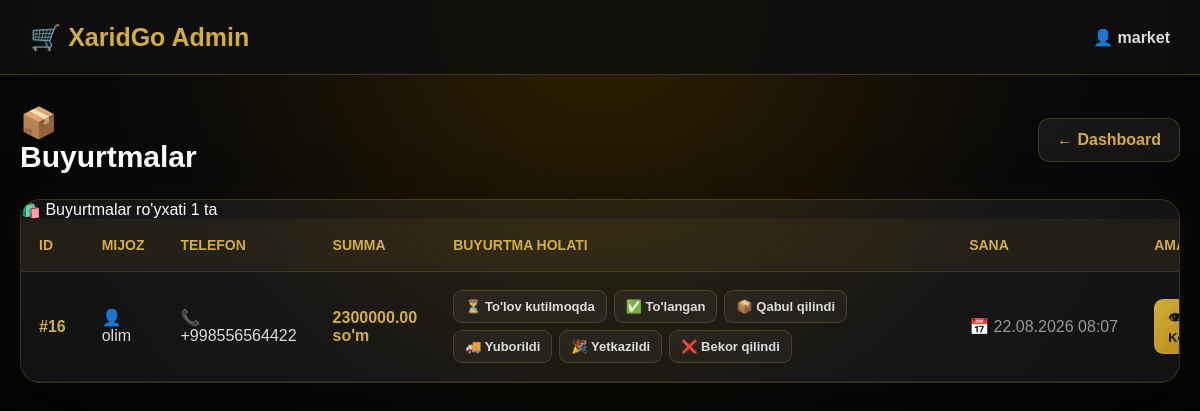
Page /admin-panel/orders/ (signed in) on the committed database.
### Xaridapp/models.py (models this page shows, shortened)
class Order(models.Model):
    STATUS_CHOICES = [
        ("Kutilmoqda", "⏳ To'lov kutilmoqda"),
        ("To'langan", "✅ To'langan"),
        ("Qabul qilindi", "📦 Qabul qilindi"),
        ("Yuborildi", "🚚 Yuborildi"),
        ("Yetkazildi", "🎉 Yetkazildi"),
        ("Bekor qilindi", "❌ Bekor qilindi"),
    ]
    user = models.ForeignKey(
        settings.AUTH_USER_MODEL,
        on_delete=models.CASCADE,
        related_name="orders",
        null=True,
        blank=True
    )
    mijoz_nomi = models.CharField(
        max_length=100,
        verbose_name="Mijoz nomi"
    )
    telefon_raqami = models.CharField(
        max_length=20,
        verbose_name="Telefon raqami"
    )
    manzil = models.TextField(
        verbose_name="Manzil"
    )
    umumiy_narx = models.DecimalField(
        max_digits=12,
        decimal_places=2,
        verbose_name="Umumiy narx"
    )
    maqom = models.CharField(
        max_length=50,
        choices=STATUS_CHOICES,
        default="Kutilmoqda",
        verbose_name="Buyurtma holati"
    )
    yaratilgan_at = models.DateTimeField(
        auto_now_add=True,
        verbose_name="Yaratilgan vaqt"
    )
    inventory_restored = models.BooleanField(default=False)
    class Meta:
        verbose_name = "Buyurtma"
        verbose_name_plural = "Buyurtmalar"
        ordering = ["-yaratilgan_at"]

### Xaridapp/views.py (the view)
# urls.py: path("admin-panel/orders/", views.admin_orders, name="admin_orders"),
@staff_member_required(login_url="admin_login")
def admin_orders(request):
    orders = Order.objects.all().order_by(
        "-yaratilgan_at"
    )
    return render(
        request,
        "Xaridapp/admin_orders.html",
        {
            "orders": orders
        }
    )

### Xaridapp/templates/Xaridapp/admin_orders.html (shortened to what this page needs)
{% load static %}
<!DOCTYPE html>
<html lang="uz">
<head>
</head>
<body>
<header class="header">
    <div class="logo">
        🛒 XaridGo Admin
    </div>
    <div class="user">
        👤 {{ request.user.username }}
    </div>
</header>
<div class="container">
    <div class="top">
        <div class="title">
            <div class="title-icon">
                📦
            </div>
            <span>
                Buyurtmalar
            </span>
        </div>
        <a
            href="{% url 'admin_dashboard' %}"
            class="back"
        >
            ← Dashboard
        </a>
    </div>
    <div class="card">
        {% if orders %}
        <div class="table-header">
            <div class="table-title">
                🛍️ Buyurtmalar ro'yxati
                <span class="count">
                    {{ orders|length }} ta
                </span>
            </div>
        </div>
        <div class="table-wrap">
            <table>
                <thead>
                    <tr>
                        <th>
                            ID
                        </th>
                        <th>
                            MIJOZ
                        </th>
                        <th>
                            TELEFON
                        </th>
                        <th>
                            SUMMA
                        </th>
                        <th>
                            BUYURTMA HOLATI
                        </th>
                        <th>
                            SANA
                        </th>
                        <th>
                            AMAL
                        </th>
                    </tr>
                </thead>
                <tbody>
                {% for order in orders %}
                    <tr>
                        <td>
                            <span class="order-id">
                                #{{ order.id }}
                            </span>
                        </td>
                        <td>
                            <div class="customer">
                                <div class="customer-icon">
                                    👤
                                </div>
                                <div class="customer-name">
                                    {{ order.mijoz_nomi|default:"-" }}
                                </div>
                            </div>
                        </td>
                        <td>
                            <span class="phone">
                                📞
                                {{ order.telefon_raqami|default:"-" }}
                            </span>
                        </td>
                        <td>
                            <span class="price">
                                {{ order.umumiy_narx }} so'm
                            </span>
                        </td>
                        <td>
                            <div class="status-box">
                                <form
                                    method="POST"
                                    action="{% url 'admin_order_detail' order.id %}"
                                >
                                    <button
                                        type="submit"
                                        name="maqom"
                                        value="Kutilmoqda"
                                        class="status-btn
                                        "
                                    >
                                        ⏳ To'lov kutilmoqda
                                    </button>
                                    <button
                                        type="submit"
                                        name="maqom"
                                        value="To'langan"
                                        class="status-btn
                                        "
                                    >
                                        ✅ To'langan
                                    </button>
                                    <button
                                        type="submit"
                                        name="maqom"
                                        value="Qabul qilindi"
                                        class="status-btn
                                        "
                                    >
                                        📦 Qabul qilindi
                                    </button>
                                    <button
                                        type="submit"
                                        name="maqom"
                                        value="Yuborildi"
                                        class="status-btn
                                        "
                                    >
                                        🚚 Yuborildi
                                    </button>
                                    <button
                                        type="submit"
                                        name="maqom"
                                        value="Yetkazildi"
                                        class="status-btn
                                        "
                                    >
                                        🎉 Yetkazildi
                                    </button>
                                    <button
                                        type="submit"
                                        name="maqom"
                                        value="Bekor qilindi"
                                        class="status-btn
                                        "
                                    >
                                        ❌ Bekor qilindi
                                    </button>
                                </form>
                            </div>
                        </td>
                        <td class="date">
                            📅
                            {{ order.yaratilgan_at|date:"d.m.Y H:i" }}
                        </td>
                        <td>
                            <a
                                href="{% url 'admin_order_detail' order.id %}"
                                class="detail-btn"
                            >
                                👁 Ko'rish
                            </a>
                        </td>
                    </tr>
                {% endfor %}
                </tbody>
            </table>
        </div>
        {% endif %}
    </div>
</div>
</body>
</html>

### Xaridapp/templates/Xaridapp/admin_orders.html (style rules this page uses)
* { box-sizing: border-box; }
body { margin: 0; font-family: Arial, sans-serif; background: radial-gradient(circle at top, #302000, #090909 45%, #000000); color: #fff; min-height: 100vh; }
.header { height: 75px; background: rgba(15, 15, 15, 0.88); border-bottom: 1px solid rgba(212, 175, 55, 0.25); display: flex; align-items: center; justify-content: space-between; padding: 0 30px; backdrop-filter: blur(20px); }
.logo { font-size: 25px; font-weight: 800; color: #d4af37; }
.user { font-weight: 600; color: #ddd; }
.container { max-width: 1450px; margin: 30px auto; padding: 0 20px; }
.top { display: flex; justify-content: space-between; align-items: center; margin-bottom: 25px; }
.title { font-size: 30px; font-weight: 800; color: #fff; }
.back { text-decoration: none; background: rgba(255,255,255,.06); padding: 12px 18px; border-radius: 12px; color: #d4af37; font-weight: 700; border: 1px solid rgba(212,175,55,.25); transition: .2s; }
.card { background: rgba(255,255,255,.055); border: 1px solid rgba(212,175,55,.18); border-radius: 20px; box-shadow: 0 20px 60px rgba(0,0,0,.55), 0 0 35px rgba(212,175,55,.05); overflow: hidden; backdrop-filter: blur(18px); }
.table-wrap { overflow-x: auto; }
table { width: 100%; border-collapse: collapse; min-width: 1100px; }
th { background: rgba(212,175,55,.07); padding: 18px; text-align: left; font-size: 14px; color: #d4af37; border-bottom: 1px solid rgba(212,175,55,.15); }
td { padding: 18px; border-bottom: 1px solid rgba(255,255,255,.07); vertical-align: middle; color: #ddd; }
.order-id { font-weight: 800; color: #d4af37; }
.price { font-weight: 800; color: #d4af37; }
.status-box { display: flex; flex-wrap: wrap; gap: 7px; min-width: 480px; }
.status-box form { display: flex; flex-wrap: wrap; gap: 7px; }
.status-btn { border: 1px solid rgba(212,175,55,.22); background: rgba(255,255,255,.045); color: #ddd; border-radius: 9px; padding: 8px 11px; cursor: pointer; font-size: 13px; font-weight: 600; transition: .2s; }
.detail-btn { display: inline-block; text-decoration: none; background: linear-gradient( 135deg, #d4af37, #a77b13 ); color: #111; padding: 9px 14px; border-radius: 9px; font-size: 13px; font-weight: 800; transition: .2s; }
.date { color: #999; white-space: nowrap; }

### Xaridapp/templates/Xaridapp/includes/page_transition.html (style rules this page uses)
body { animation: xaridgoPageEnter 0.5s ease-out both; }

### rows in the picture
Order: id "16", mijoz_nomi "olim", telefon_raqami "+998556564422", umumiy_narx "2300000.00", yaratilgan_at "22.08.2026 08:07"

### other values in the picture
{{ request.user.username }} "market"
{{ orders|length }} "1"
